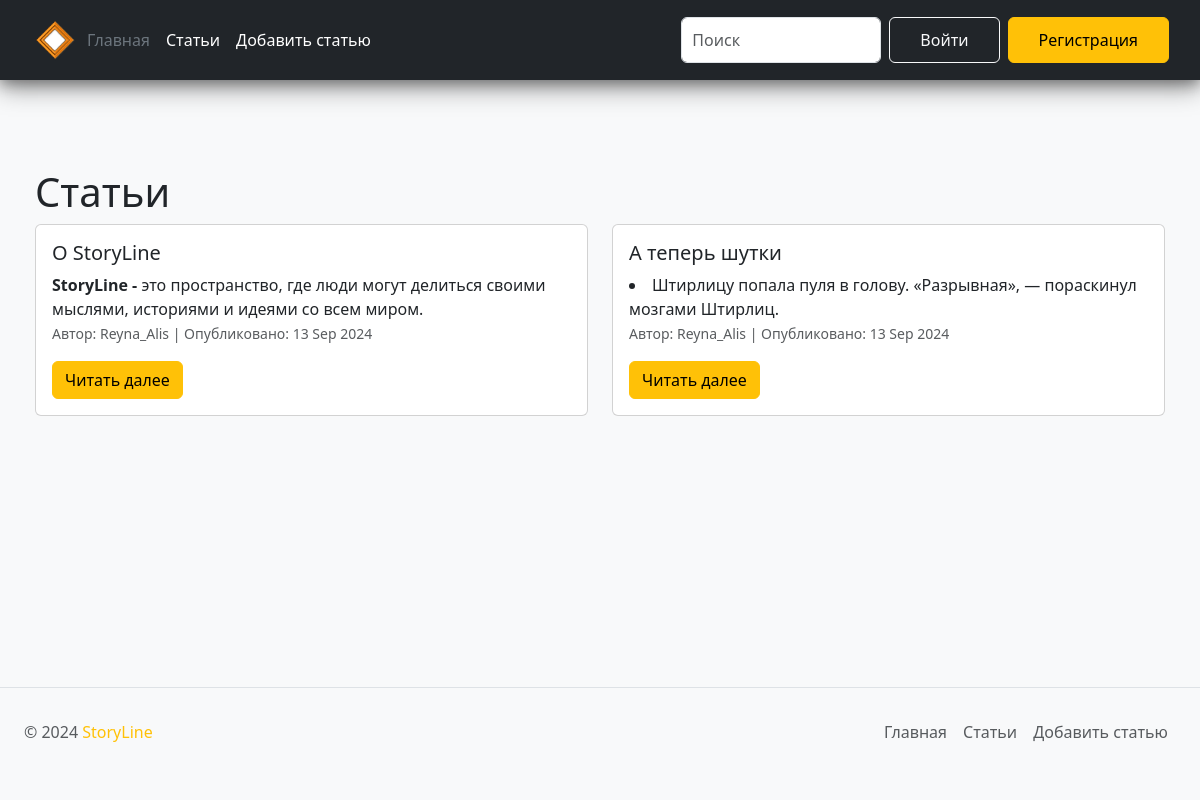
The page /posts on the database its author committed.
### models.py (models this page shows)
class Post(db.Model):
    id = db.Column(db.Integer, primary_key=True)
    title = db.Column(db.String(300), nullable=False)
    text = db.Column(db.Text(300), nullable=False)
    author = db.Column(db.String(100), nullable=False)
    date_posted = db.Column(db.DateTime, nullable=False, default=lambda: datetime.now(timezone.utc))

### app.py (the view)
@app.route("/posts")
def posts():
    post = Post.query.all()
    return render_template('posts.html', posts = post )

### templates/posts.html (shortened to what this page needs)
{% extends 'base.html' %}
{% block content %}
<div class="container mt-5">
    <h1>Статьи</h1>
    <div class="row">
        {% if posts %}
        {% for post in posts %}
        <div class="col-sm-12 col-md-6">
            <div class="card р-100 mb-4">
                <div class="card-body">
                    <h5 class="card-title">{{ post.title }}</h5>
                    <div class="card-text">{{ post.text | safe }}</div>
                    <p class="card-text">
                        <small class="text-muted">
                            Автор: {{ post.author }} | Опубликовано: {{ post.date_posted.strftime('%d %b %Y') }}
                        </small>
                    </p>
                    <a href="/post/{{ post.id }}" class="btn btn-warning">Читать далее</a>
                </div>
            </div>
        </div>
        {% endfor %}
        {% else %}
        <div class="col-12">
            <p>На данный момент статей нет :(</p>
        </div>
        {% endif %}
    </div>
</div>
{% endblock %}

### templates/base.html (shortened to what this page needs)
<!DOCTYPE html>
<html lang="en">
<head>
    <link href="https://cdn.jsdelivr.net/npm/bootstrap@5.3.3/dist/css/bootstrap.min.css" rel="stylesheet"
>
    <link rel="stylesheet" href="{{ url_for('static', filename='css/main.css')}}">
</head>
<body class="bg-light text-dark">
    <div class="page">
        <header class="p-3 text-bg-dark">
            <div class="container">
                <div class="d-flex flex-wrap align-items-center justify-content-center justify-content-lg-start">
                    <a href="/" class="d-flex align-items-center mb-2 mb-lg-0 text-white text-decoration-none">
                        <img class="header__logo" src="{{ url_for('static', filename='image/logo.png')}}" alt="Логотип">
                    </a>
                    <ul class="nav col-12 col-lg-auto me-lg-auto mb-2 justify-content-center mb-md-0">
                        <li><a href="{{ url_for('index')}}" class="nav-link px-2 text-secondary">Главная</a></li>
                        <li><a href="{{ url_for('posts')}}" class="nav-link px-2 text-white">Статьи</a></li>
                        <li><a href="{{ url_for('create') }}" class="nav-link px-2 text-white">Добавить статью</a></li>
                    </ul>
                    <div class="d-flex flex-column flex-md-row align-items-center gap-2">
                        <form action="/search" method="GET" class="d-flex">
                            <input class="form-control" type="search" name="query" placeholder="Поиск"
                                aria-label="Поиск"
                                onkeydown="if(event.key === 'Enter'){this.form.submit(); return false;}">
                        </form>
                        <div class="d-flex align-items-center gap-2">
                            {% if session.get('user_id') %}
                            <span class="me-2">Привет, {{ session.get('username') }}!</span>
                            <a href="{{ url_for('logout') }}" class="btn btn-outline-light">Выйти</a>
                            {% else %}
                            <a href="{{ url_for('login') }}" class="btn btn-outline-light">Войти</a>
                            <a href="{{ url_for('register') }}" class="btn btn-warning">Регистрация</a>
                            {% endif %}
                        </div>
                    </div>
                </div>
            </div>
        </header>
        <main class="content">
            {% block content %}{% endblock %}
        </main>
        <footer class="d-flex flex-wrap justify-content-between align-items-center p-4 my-4 border-top">
            <p class="col-md-4 mb-0 text-body-secondary text-center text-md-start">© 2024 <span
                    class="text-warning">StoryLine</span></p>
            <ul class="nav col-md-4 justify-content-center justify-content-md-end">
                <li class="nav-item"><a href="{{ url_for('index')}}"
                        class="nav-link px-2 text-body-secondary">Главная</a></li>
                <li class="nav-item"><a href="{{ url_for('posts')}}"
                        class="nav-link px-2 text-body-secondary">Статьи</a></li>
                <li class="nav-item"><a href="{{ url_for('create')}}" class="nav-link px-2 text-body-secondary">Добавить
                        статью</a></li>
            </ul>
        </footer>
    </div>
</body>
</html>

### static/css/main.css (style rules this page uses)
* { box-sizing: border-box; }
.page { display: flex; flex-direction: column; min-height: 100vh; }
.content { flex: 1; padding: 40px 20px; }
header { position: sticky; top: 0; z-index: 1000; background-color: #343a40; padding: 10px 0; box-shadow: 0 4px 12px rgba(0, 0, 0, 0.3), 0 8px 24px rgba(0, 0, 0, 0.4); }
.header__logo { width: 48px; height: 48px; }
header .form-control { width: 200px; min-width: 150px; }
header .btn { padding: 10px 30px; }
.container { width: 100%; max-width: 1200px; margin: 0 auto; padding: 0 15px; }
.card-text { display: -webkit-box; -webkit-box-orient: vertical; overflow: hidden; text-overflow: ellipsis; max-height: 3em; }
.card-text p, .card-text h1, .card-text h2, .card-text h3, .card-text h4, .card-text h5, .card-text h6, .card-text ul, .card-text ol { margin: 0; padding: 0; }
.card-text ul, .card-text ol { list-style-position: inside; }
.card-text p { margin-bottom: 0.5rem; }
.form-control { width: 100%; min-width: 300px; padding: 10px; }
footer { background-color: #f8f9fa; padding: 20px 0; margin-top: auto; width: 100%; }

### rows shown on the page
Post: title "О StoryLine", text "StoryLine - это пространство, где люди могут делиться своими мыслями, историями и идеями со всем миром.", author "Reyna_Alis", date_posted "13 Sep 2024"
Post: title "А теперь шутки", text "Штирлицу попала пуля в голову. «Разрывная», — пораскинул мозгами Штирлиц.", author "Reyna_Alis", date_posted "13 Sep 2024"
